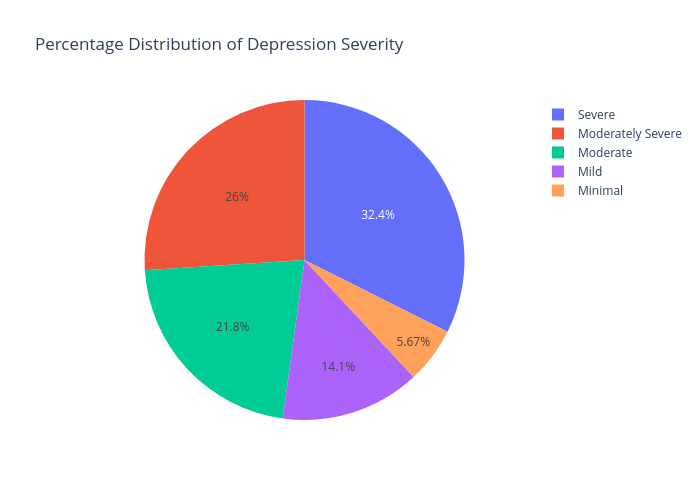

Notebook source saved alongside this figure:
### Code cell
severity_counts = df["Severity"].value_counts().reset_index()
severity_counts.columns = ["Severity", "Count"]

fig = px.pie(
    severity_counts,
    names="Severity",
    values="Count",
    title="Percentage Distribution of Depression Severity"
)

fig.update_layout(
    width=700,
    height=500
)

fig.show()

### Figure 1 — Plotly figure (JSON) as saved in the notebook; plotly's stock layout.template omitted (floating-point values rounded to 4 significant figures)
{"data": [{"domain": {"x": [0, 1], "y": [0, 1]}, "hovertemplate": "Severity=%{label}<br>Count=%{value}<extra></extra>", "labels": ["Severe", "Moderately Severe", "Moderate", "Mild", "Minimal"], "legendgroup": "", "name": "", "showlegend": true, "type": "pie", "values": [5057, 4062, 3405, 2204, 885]}], "layout": {"height": 500, "legend": {"tracegroupgap": 0}, "title": {"text": "Percentage Distribution of Depression Severity"}, "width": 700}}
